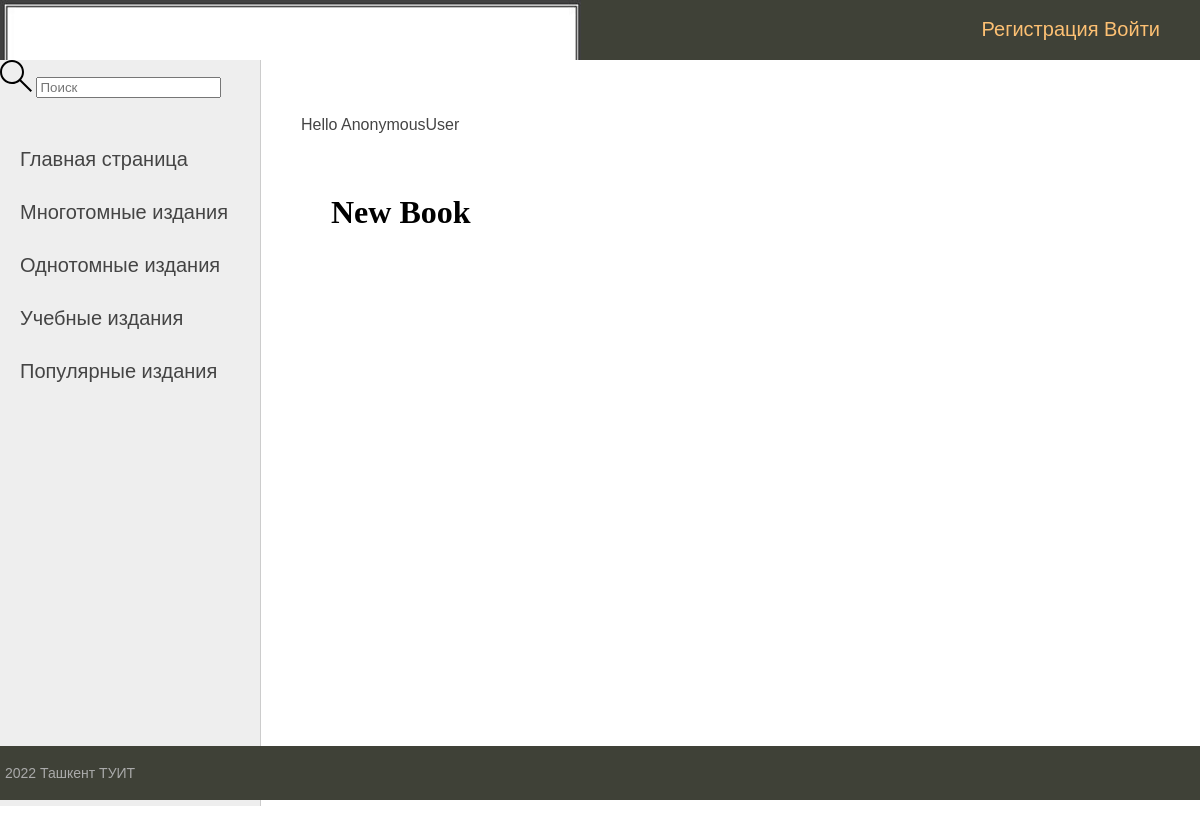
The page /room/4/ on the database its author committed.
### school/models.py (models this page shows, shortened)
class Category(models.Model):
    name = models.CharField(max_length=100, db_index=True)
    slug = models.SlugField(max_length=255, unique=True,
                            db_index=True, verbose_name="URL")
    class Meta:
        verbose_name = 'Школьная бибилиотека'
        verbose_name_plural = 'Электронный каталог'

class Room(models.Model):
    host = models.ForeignKey(User,
                             on_delete=models.CASCADE, null=True)
    topic = models.ForeignKey(
        Topic, on_delete=models.SET_NULL, null=True)
    name = models.CharField(max_length=200, verbose_name='Name')
    description = models.TextField(
        null=True, blank=True, verbose_name='Description')
    participants = models.ManyToManyField(
        User, related_name='participants', blank=True)
    updated = models.DateTimeField(auto_now=True, verbose_name='')
    created = models.DateTimeField(auto_now_add=True)
    class Meta:
        ordering = ['-updated', '-created']

### school/views.py (the view)
# urls.py: path('room/<str:pk>/', views.room, name='room'),
def room(request, pk):
    room = Room.objects.get(id=pk)
    room_messages = room.message_set.all()
    context = {'room': room, 'room_messages': room_messages, }
    return render(request, 'school/room.html', context)

### school/templatetags/school_tags.py (called while the page is built)
@register.inclusion_tag("school/list_categories.html")
def show_categories(sort=None, year_selected=0):
    if not sort:
        years = Category.objects.all()
    else:
        years = Category.objects.order_by(sort)
    return {"years": years, "year_selected": year_selected}

### school/templates/school/room.html (shortened to what this page needs)
{% extends 'school/base.html' %}
{% block content %}
<div class="room-container">
    <div>
        <h1>{{room.name}}</h1>
    </div>
</div>
{% endblock content %}

### school/templates/school/list_categories.html
{% for y in years %}
{% if y.pk == year_selected %}
<li class="selected"> {{y.name}}</li>
{% else %}
<li> <a href="{% url 'category' y.pk %}"> {{y.name}} </a> </li>
{% endif %}
{% endfor %}

### school/templates/school/static/school/css/style.css (style rules this page uses)
html, body { font-family: 'Arial'; margin: 0; padding: 0; height: 100%; width: 100%; color: #444; }
a { color: #0059b2; text-decoration: none; }
.left-chapters ul li { margin: 30px 0 0 0; color: #999; }
.left-chapters ul li a { color: #444; text-decoration: none; }
.content-text h1 { font-size: 32px; }

### school/templates/school/base.html (style rules this page uses)
a { color: #0059b2; text-decoration: none; }
.left-chapters ul li { margin: 30px 0 0 0; color: #999; }
.left-chapters ul li a { color: #444; text-decoration: none; }
.content-text h1 { font-size: 32px; }

### rows shown on the page
Category: name "Многотомные издания"
Category: name "Однотомные издания"
Category: name "Учебные издания"
Category: name "Популярные издания"
Room: name "New Book"

### other values the page prints
{{ request.user }} "AnonymousUser"
